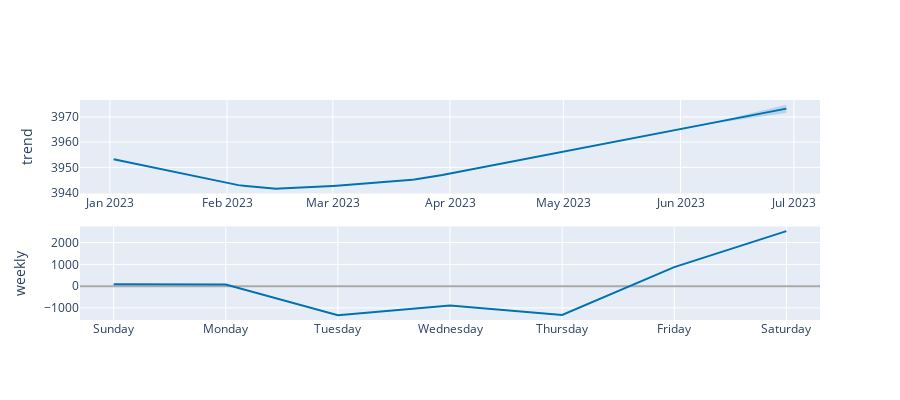

The notebook cell saved with this chart:
### Code cell
cat_plot_4 = plot_components_plotly(m, preds_fyv_prophet)

cat_plot_4

### Figure 1 — Plotly figure (JSON) as saved in the notebook; plotly's stock layout.template omitted (floating-point values rounded to 4 significant figures; data arrays with more than 128 entries replaced by an {"elided": "..."} marker saying what was removed)
{"data": [{"line": {"color": "#0072B2", "width": 2}, "mode": "lines", "name": "trend", "type": "scatter", "x": {"elided": "154 str values"}, "xaxis": "x", "y": {"elided": "154 float values"}, "yaxis": "y"}, {"line": {"color": "rgba(0, 114, 178, 0.2)", "width": 0}, "mode": "lines", "name": "trend_upper", "type": "scatter", "x": {"elided": "154 str values"}, "xaxis": "x", "y": {"elided": "154 float values"}, "yaxis": "y"}, {"fill": "tonexty", "fillcolor": "rgba(0, 114, 178, 0.2)", "line": {"color": "rgba(0, 114, 178, 0.2)", "width": 0}, "mode": "lines", "name": "trend_lower", "type": "scatter", "x": {"elided": "154 str values"}, "xaxis": "x", "y": {"elided": "154 float values"}, "yaxis": "y"}, {"line": {"color": "#0072B2", "width": 2}, "mode": "lines", "name": "weekly", "type": "scatter", "x": ["2017-01-01T00:00:00", "2017-01-02T00:00:00", "2017-01-03T00:00:00", "2017-01-04T00:00:00", "2017-01-05T00:00:00", "2017-01-06T00:00:00", "2017-01-07T00:00:00"], "xaxis": "x2", "y": [86.47, 73.56, -1341.0, -893.7, -1323.0, 872.6, 2525.0], "yaxis": "y2"}], "layout": {"height": 400, "showlegend": false, "width": 900, "xaxis": {"anchor": "y", "domain": [0, 1], "range": ["2022-12-24T02:24:00", "2023-07-07T21:36:00"], "type": "date"}, "xaxis2": {"anchor": "y2", "domain": [0, 1], "range": ["2016-12-31T16:48:00", "2017-01-07T07:12:00"], "tickformat": "%A", "type": "date"}, "yaxis": {"anchor": "x", "domain": [0.575, 1], "rangemode": "normal", "title": {"text": "trend"}, "zerolinecolor": "#AAA"}, "yaxis2": {"anchor": "x2", "domain": [0, 0.425], "title": {"text": "weekly"}, "zerolinecolor": "#AAA"}}}
